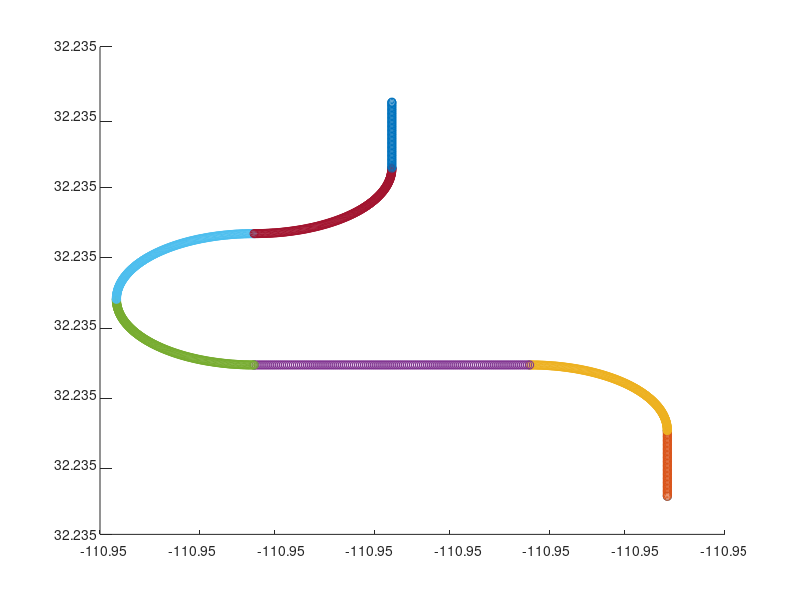

This figure's MATLAB source: (Note: this script raises an error after producing the figure.)

A = [32.235027	,	-110.953882];
B = [32.235074	,	-110.953882];
C = [32.235121	,	-110.95395975];
D = [32.235121	,	-110.95411525];
E = [32.235168	,	-110.954193];
F = [32.235215	,	-110.95411525];
G = [32.235262	,	-110.9540375];
H = [32.235309	,	-110.9540375];

vec = [A;B;C;D;E;F;G;H];

figure(1)
clf
scatter(vec(:,2),vec(:,1))
hold on

deltaLat =  9.4000e-07;
deltaLong = 1.1107e-06;
deltaAngle = pi/360;

path = [];

%% 1) straight 1
vec2 = [];
j = 1;
for i=A(1):deltaLat:B(1)
    vec2(j,:) = [i  A(2)]; 
    j = j+1;
end
path = [path ; vec2];

scatter(vec2(:,2),vec2(:,1))

%% 2) curve 1
centerLat = B(1);
centerLong = C(2);
radiusLat = max(B(1),C(1)) - min(B(1),C(1));
radiusLong = max(B(2),C(2)) - min(B(2),C(2));
center = [centerLat,centerLong];

vec2 = [];
j = 1;
for ang=0:pi/360:pi/2
    thisLong = cos(ang);
    thisLat = sin(ang);
    
    thisLong = cos(ang)*radiusLong + centerLong;
    thisLat = sin(ang)*radiusLat + centerLat;
    
    
    vec2(j,:) = [thisLat, thisLong];
    j = j+1;
end
path = [path ; vec2];
scatter(vec2(:,2),vec2(:,1));


%% 3) straight 2
vec2 = [];
j = 1;
for i=C(2):-deltaLong:D(2)
    vec2(j,:) = [C(1)  i]; 
    j = j+1;
end
path = [path ; vec2];
scatter(vec2(:,2),vec2(:,1))

%% 4: curve 2
centerLat = E(1);
centerLong = D(2);
radiusLat = max(D(1),E(1)) - min(D(1),E(1));
radiusLong = max(D(2),E(2)) - min(D(2),E(2));
center = [centerLat,centerLong];

vec2 = [];
j = 1;
for ang=-pi/2:-deltaAngle:-pi
    thisLong = cos(ang);
    thisLat = sin(ang);
    
    thisLong = cos(ang)*radiusLong + centerLong;
    thisLat = sin(ang)*radiusLat + centerLat;
    
    
    vec2(j,:) = [thisLat, thisLong];
    j = j+1;
end
path = [path ; vec2];
scatter(vec2(:,2),vec2(:,1));

%% 4) curve 3
centerLat = E(1);
centerLong = F(2);
radiusLat = max(F(1),E(1)) - min(F(1),E(1));
radiusLong = max(F(2),E(2)) - min(F(2),E(2));
center = [centerLat,centerLong];

vec2 = [];
j = 1;
for ang=pi:-deltaAngle:pi/2
    thisLong = cos(ang);
    thisLat = sin(ang);
    
    thisLong = cos(ang)*radiusLong + centerLong;
    thisLat = sin(ang)*radiusLat + centerLat;
    
    
    vec2(j,:) = [thisLat, thisLong];
    j = j+1;
end
path = [path ; vec2];
scatter(vec2(:,2),vec2(:,1));

%% 5) curve 4
centerLat = G(1);
centerLong = F(2);
radiusLat = max(F(1),G(1)) - min(F(1),G(1));
radiusLong = max(F(2),G(2)) - min(F(2),G(2));
center = [centerLat,centerLong];

vec2 = [];
j = 1;
for ang=-pi/2:deltaAngle:0
    thisLong = cos(ang);
    thisLat = sin(ang);
    
    thisLong = cos(ang)*radiusLong + centerLong;
    thisLat = sin(ang)*radiusLat + centerLat;
    
    
    vec2(j,:) = [thisLat, thisLong];
    j = j+1;
end
path = [path ; vec2];
scatter(vec2(:,2),vec2(:,1));

%% 6) straight 3
vec2 = [];
j = 1;
for i=G(1):deltaLat:H(1)
    vec2(j,:) = [i  G(2)]; 
    j = j+1;
end
path = [path ; vec2];

scatter(vec2(:,2),vec2(:,1));

plot_google_map('MapType','satellite');

figure(2)
scatter(path(:,2),path(:,1),'r');
plot_google_map('MapType','satellite');


%% export to file
fileX= fopen('pathX.mat','w');
fileY= fopen('pathY.mat','w');

fprintf(fileX,'%f,',path(:,2));
fprintf(fileY,'%f,',path(:,1));
    
fclose(fileX);
fclose(fileY);

